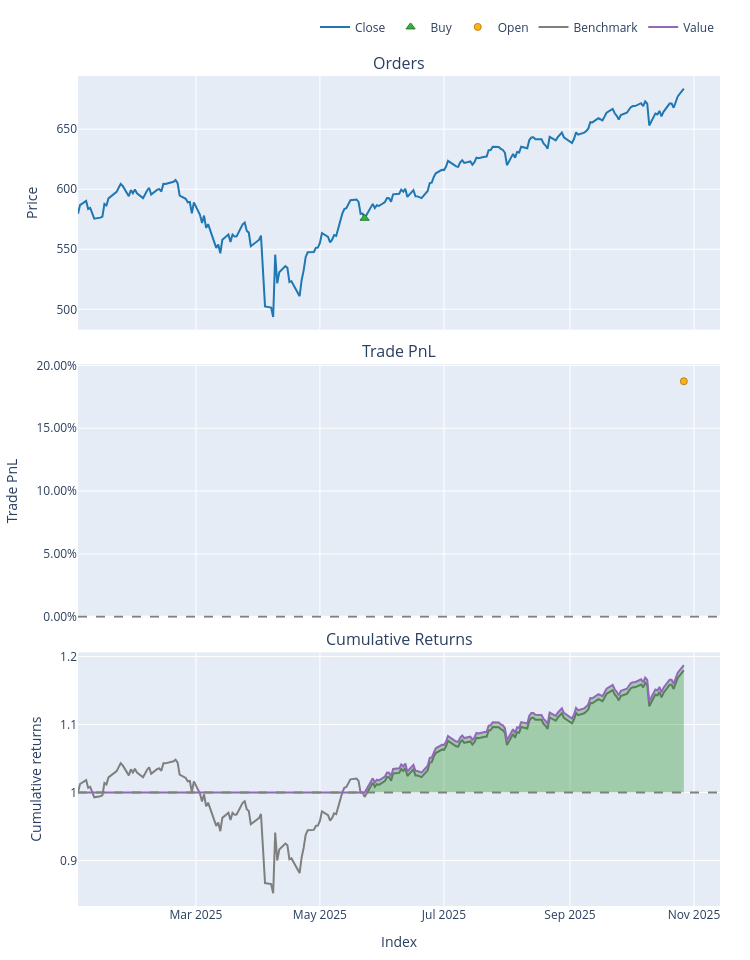

The cell this chart's notebook holds for it:
### Markdown cell above
How much did the performance **degrade**?

`SMA_20_200`'s return dropped significantly from 48% toi 17%, however, the length of in_sample was WAY longer than the out of sample time period. It still outperformed the benchmark return of buying and holding SPY for the entire period. However, it dropped behind our OG single SMA strategy. 

One thing that should be noted is the sharpe ratio of our tuned `SMA_20_200' strategy. All of our sharpe's are quite high, but 3.2 is ridiculous, especially considered the strategy also outpreformed our benchmark. This means our trading strategy was getting the same/better return for much less risk.

The max drawdown in each of our startegies was the same. Interesting. However during our in sample testing, our tuned strategy showed that it limited drawdown way better than the pther strategies.

### Code cell
out_sample_portfolio["SMA_20_200"].plot().show()

### Figure 1 — Plotly figure (JSON) as saved in the notebook; plotly's stock layout.template omitted (floating-point values rounded to 4 significant figures; data arrays with more than 128 entries replaced by an {"elided": "..."} marker saying what was removed)
{"data": [{"legendgroup": "0", "line": {"color": "#1f77b4"}, "name": "Close", "showlegend": true, "type": "scatter", "uid": "78338a49-cefb-44e5-9d8f-d88b942e1a30", "x": {"elided": "205 str values"}, "xaxis": "x", "y": {"elided": "205 float values"}, "yaxis": "y"}, {"customdata": [[6.0, 173.7, 0.0]], "hovertemplate": "Order Id: %{customdata[0]}<br>Timestamp: %{x}<br>Price: %{y}<br>Size: %{customdata[1]:.6f}<br>Fees: %{customdata[2]:.6f}", "legendgroup": "1", "marker": {"color": "#37B13F", "line": {"color": "rgb(38,123,44)", "width": 1}, "size": 8, "symbol": "triangle-up"}, "mode": "markers", "name": "Buy", "type": "scatter", "uid": "e3b04013-b70f-4776-9f25-8cfabfad0f55", "x": ["2025-05-23T00:00:00.000000000"], "xaxis": "x", "y": [575.8], "yaxis": "y"}, {"customdata": [[0.0, 0.0, 18740.0, 0.1874]], "hovertemplate": "Exit Trade Id: %{customdata[0]}<br>Position Id: %{customdata[1]}<br>Exit Timestamp: %{x}<br>PnL: %{customdata[2]:.6f}<br>Return: %{customdata[3]:.2%}", "legendgroup": "2", "marker": {"color": "#FFAA00", "line": {"color": "rgb(178,118,0)", "width": 1}, "opacity": [0.9], "size": [7], "symbol": "circle"}, "mode": "markers", "name": "Open", "type": "scatter", "uid": "2d713765-3c1d-4567-b6be-f6915f19ebe7", "x": ["2025-10-27T00:00:00.000000000"], "xaxis": "x2", "y": [0.1874], "yaxis": "y2"}, {"legendgroup": "3", "line": {"color": "#7f7f7f"}, "name": "Benchmark", "showlegend": true, "type": "scatter", "uid": "2cf49912-2891-41ba-aef0-95fa312afb67", "x": {"elided": "205 str values"}, "xaxis": "x3", "y": {"elided": "205 float values"}, "yaxis": "y3"}, {"hoverinfo": "skip", "legendgroup": "4", "line": {"color": "rgba(0, 0, 0, 0)", "width": 0}, "opacity": 0, "showlegend": false, "type": "scatter", "uid": "a31d6a69-c85a-4027-b7d8-978bb0ec3056", "x": {"elided": "205 str values"}, "xaxis": "x3", "y": {"elided": "205 int values"}, "yaxis": "y3"}, {"connectgaps": false, "fill": "tonexty", "fillcolor": "rgba(0, 128, 0, 0.3)", "hoverinfo": "skip", "legendgroup": "4", "line": {"color": "rgba(0, 0, 0, 0)", "width": 0}, "opacity": 0, "showlegend": false, "type": "scatter", "uid": "a2daf244-54d4-43d9-b904-77f87b461df9", "x": {"elided": "205 str values"}, "xaxis": "x3", "y": {"elided": "205 float values"}, "yaxis": "y3"}, {"legendgroup": "5", "line": {"color": "#9467bd"}, "name": "Value", "showlegend": true, "type": "scatter", "uid": "fc60d20d-435e-4772-a9da-0618b7179e11", "x": {"elided": "205 str values"}, "xaxis": "x3", "y": {"elided": "205 float values"}, "yaxis": "y3"}, {"hoverinfo": "skip", "legendgroup": "4", "line": {"color": "rgba(0, 0, 0, 0)", "width": 0}, "opacity": 0, "showlegend": false, "type": "scatter", "uid": "69d3eda8-2fc0-401d-ab51-10fdd6b69801", "x": {"elided": "205 str values"}, "xaxis": "x3", "y": {"elided": "205 int values"}, "yaxis": "y3"}], "layout": {"annotations": [{"font": {"size": 16}, "showarrow": false, "text": "Orders", "x": 0.5, "xanchor": "center", "xref": "paper", "y": 1, "yanchor": "bottom", "yref": "paper"}, {"font": {"size": 16}, "showarrow": false, "text": "Trade PnL", "x": 0.5, "xanchor": "center", "xref": "paper", "y": 0.6528, "yanchor": "bottom", "yref": "paper"}, {"font": {"size": 16}, "showarrow": false, "text": "Cumulative Returns", "x": 0.5, "xanchor": "center", "xref": "paper", "y": 0.3056, "yanchor": "bottom", "yref": "paper"}], "height": 960, "legend": {"orientation": "h", "traceorder": "normal", "x": 1, "xanchor": "right", "y": 1.042, "yanchor": "bottom"}, "margin": {"b": 30, "l": 30, "r": 30, "t": 30}, "shapes": [{"line": {"color": "gray", "dash": "dash"}, "type": "line", "x0": 0, "x1": 1, "xref": "paper", "y0": 0, "y1": 0, "yref": "y2"}, {"line": {"color": "gray", "dash": "dash"}, "type": "line", "x0": 0, "x1": 1, "xref": "paper", "y0": 1, "y1": 1, "yref": "y3"}], "showlegend": true, "width": 750, "xaxis": {"anchor": "y", "domain": [0, 1], "matches": "x3", "showticklabels": false}, "xaxis2": {"anchor": "y2", "domain": [0, 1], "matches": "x3", "showticklabels": false}, "xaxis3": {"anchor": "y3", "domain": [0, 1], "title": {"text": "Index"}}, "yaxis": {"anchor": "x", "domain": [0.6944, 1], "title": {"text": "Price"}}, "yaxis2": {"anchor": "x2", "domain": [0.3472, 0.6528], "tickformat": ".2%", "title": {"text": "Trade PnL"}}, "yaxis3": {"anchor": "x3", "domain": [0, 0.3056], "title": {"text": "Cumulative returns"}}}}
